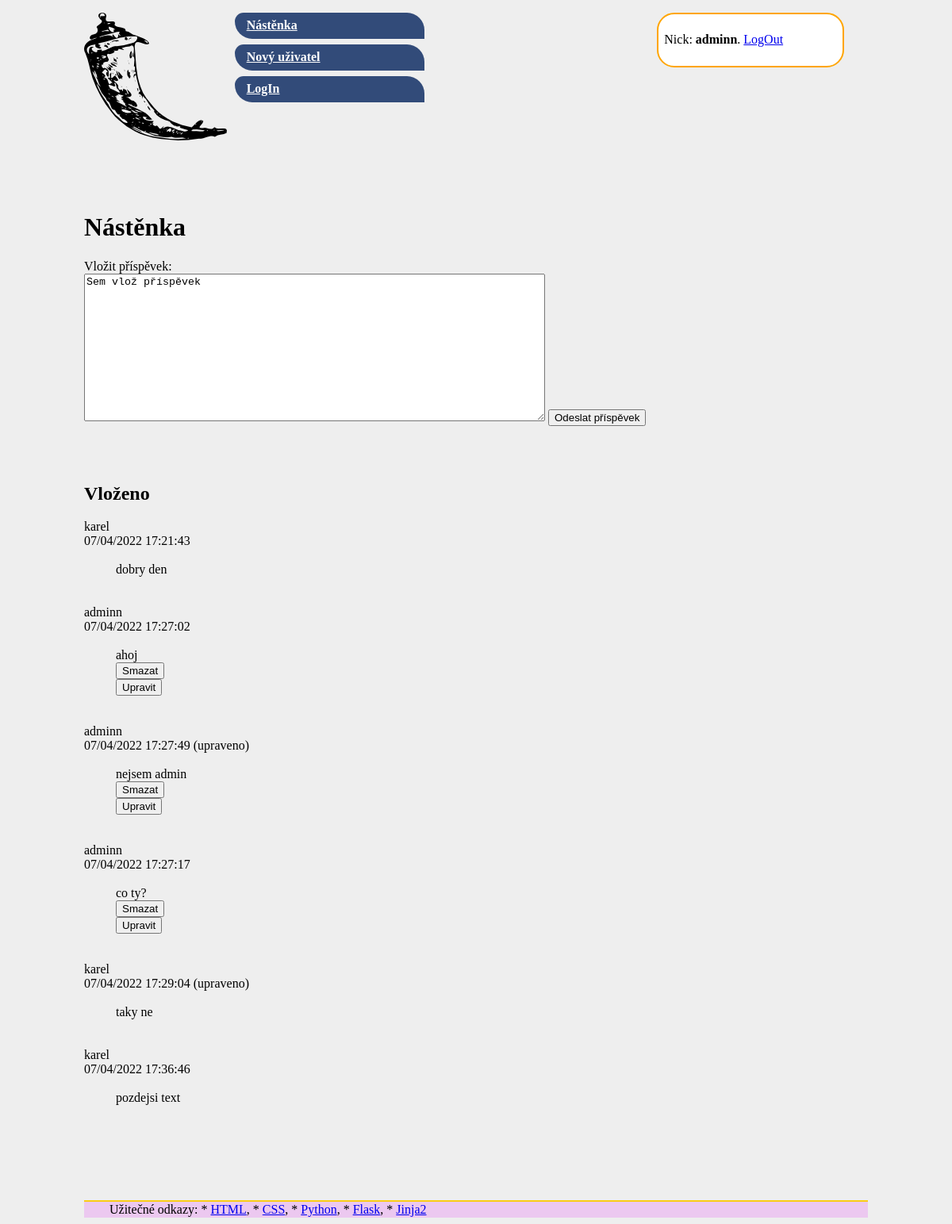
/ (signed in), run on the app's committed database.
### tables this page shows
CREATE TABLE "prispevek" (
	"id"	INTEGER,
	"text"	TEXT NOT NULL,
	"date"	TEXT,
	"nick"	TEXT,
	PRIMARY KEY("id" AUTOINCREMENT)
);

### webface/routes.py (the view)
@app.route("/", methods=["GET"])
def index():
    if "nick" in session:
        with sqlite3.connect(dbfile) as conn:
            tabulka = conn.execute('SELECT nick, text, id, date FROM prispevek')
        return render_template("base.html.j2", tabulka=tabulka)
    else:
        flash("Pro vstup na nástěnku je potřeba je přihlásit","error")
        return redirect(url_for("login"))

### webface/templates/base.html.j2 (shortened to what this page needs)
<!doctype html>
<html lang="cs">
<head>
  <link rel="stylesheet" href="{{ url_for('static', filename='styles.css') }}">
</head>
<body>
  <div class="login">
    {% if 'nick' in session %}
      <p>Nick: <strong>{{ session.nick }}</strong>. <a href="{{url_for('logout')}}">LogOut</a></p>
    {% else %}
      <p><a href="{{url_for('login')}}">LogIn</a></p>
    {% endif %}
  </div>
  <nav>
  <p class="logo"><img src="{{ url_for('static', filename='flask-icon.png') }}" /></p>
  <ul>
    <li><a href="{{ url_for('index') }}">Nástěnka</a></li>
    <li><a href="{{ url_for('add') }}">Nový uživatel</a></li>
    <li><a href="{{ url_for('login') }}">LogIn</a></li>
  </ul></nav>
{% block obsah %}
<br>
<br>
<h1>Nástěnka</h1>
Vložit příspěvek:
<form action="{{ url_for('insert') }}" method="post">
  <textarea name="prispevek" id="prispevek" cols="70" rows="12">Sem vlož příspěvek</textarea>
  <button type="submit">Odeslat příspěvek</button>
</form>
<h2>Vloženo</h2>
<dl>
{% for nick, text , id, date in tabulka %}
  <dt>{{ nick }} <br> {{ date }} </dt>
  <br>
  <dd>
    {{ text }}
    {% if nick == session['nick'] %}
    <form action="{{ url_for('delete') }}" method="post">
      <button type="submit">Smazat</button>
    </form>
    <form action="{{ url_for('editpost') }}" method="post">
      <button type="submit">Upravit</button>
    </form>
    {% endif %}
  </dd>
  <br>
  <br>
{% endfor %}
</dl>
<br>
<br>
{% endblock obsah %}
<footer>
Užitečné odkazy:
* <a href="https://www.jakpsatweb.cz/html/">HTML</a>,
* <a href="https://www.jakpsatweb.cz/css/">CSS</a>,
* <a href="http://docs.python.org">Python</a>,
* <a href="https://flask.palletsprojects.com/">Flask</a>,
* <a href="https://jinja.palletsprojects.com/templates/">Jinja2</a>
</footer>
</body>
</html>

### webface/static/styles.css (style rules this page uses)
body { background-color: #eeeeee; padding-left: 1em; padding-right: 1em; margin-left: 90px; margin-right: 90px; }
h1, h2, h3 { clear: both; margin-top: 3em; }
nav ul { margin: 1ex auto; margin-left: 150px; font-weight: bold; }
nav ul li { display: block; width: 30%; margin-top: 1ex; }
nav ul li a { display: block; color: white; background-color: #324b79; border-radius: 25px 50px 0px; padding: 1ex 2ex; }
nav img { float:left; }
.logo img { margin-bottom: 2em; }
footer { padding: 0.1ex 2em; margin-top: 2em; border-top: solid 2px #FACC15; background-color: #ecc8f0; }
.login { display: inline-block; float: right; margin-right: 30px; width: 22%; border: orange solid 2px; padding: 1ex; border-radius: 22px; background-color: white; }

### data on the page
prispevek: nick "karel", date "07/04/2022 17:21:43", text "dobry den"
prispevek: nick "adminn", date "07/04/2022 17:27:02", text "ahoj"
prispevek: nick "adminn", date "07/04/2022 17:27:49 (upraveno)", text "nejsem admin"
prispevek: nick "adminn", date "07/04/2022 17:27:17", text "co ty?"
prispevek: nick "karel", date "07/04/2022 17:29:04 (upraveno)", text "taky ne"
prispevek: nick "karel", date "07/04/2022 17:36:46", text "pozdejsi text"

### other printed values
{{ session.nick }} "adminn"
